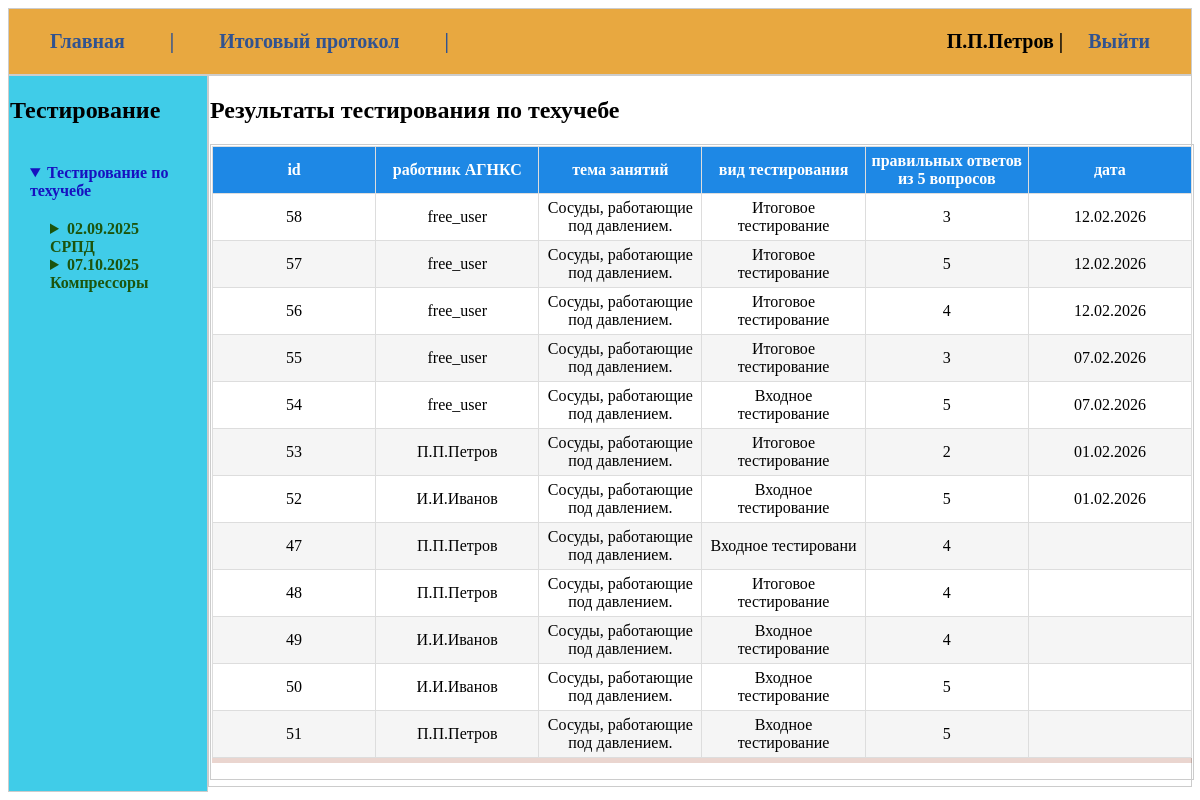
Page /results_all/ (signed in) on the committed database.
### exams/models.py (models this page shows, shortened)
class Result(models.Model):
    user = models.ForeignKey(User, on_delete=models.CASCADE, verbose_name="Пользователь")
    exam = models.ForeignKey(Exam, on_delete=models.CASCADE, verbose_name="Экзамен")
    test_species = models.CharField(
        max_length=200,
        default='Входное тестирование',
        verbose_name="Тип тестирования"
    )
    score = models.PositiveIntegerField(verbose_name="Полученный балл")
    date_taken = models.DateTimeField(auto_now_add=True, verbose_name="Дата прохождения")
    class Meta:
        verbose_name = "Результат"
        verbose_name_plural = "Результаты"
        ordering = ['-date_taken']

class Exam(models.Model):
    title = models.CharField(max_length=200, verbose_name="Название экзамена")
    duration = models.PositiveIntegerField(
        help_text="Продолжительность в минутах",
        verbose_name="Время на прохождение"
    )
    class Meta:
        verbose_name = "Экзамен"
        verbose_name_plural = "Экзамены"
    def __str__(self):
        return self.title

### exams/views.py (the view)
# urls.py: path('results_all/', views.results_all, name='results_all'),
def results_all(request: HttpRequest) -> HttpResponse:
    result_all = Result.objects.select_related('user', 'exam').all() # Оптимизация запроса
    return render(request, 'exams/results_all.html', {'result_all': result_all})

### exams/templates/exams/results_all.html
{% extends 'base.html'%}
{% block content %}
<h2>Результаты тестирования по техучебе</h2>
<div class="item2">
 <table class="table">
            <thead>
                <tr>
                    <th>id</th>
                    <th>работник АГНКС</th>
                    <th>тема занятий</th>
                    <th>вид тестирования</th>
                    <th>правильных ответов из 5 вопросов</th>
                    <th>дата</th>
                </tr>
            </thead>
            <tbody>
                {% for item in result_all %}
            <tr>
                <td>{{ item.id }}</td>
                <td>{{ item.user }}</td>
                <td>{{ item.exam }}</td>
                <td>{{ item.test_species }}</td>
                <td>{{ item.score }}</td>
                <td>{{ item.date_taken|date:'d.m.Y' }}</td>
            </tr>
            {%endfor%}
            </tbody>
 </table>
 </div
{%endblock%}

### templates/base.html
{% load static %}
<!doctype html>
<html lang="en">
<head>
    <link type="text/css" href="{% static 'exams/css/styles.css' %}" rel="stylesheet"/>
</head>
<body>
    <div class="container">
        <div class="container2">
        <div class="item">
            <table>
                <ul >
                    <li><a href="/">Главная</a></li >
                    <li><a>|</a></li>
                    <li><a href="/results_all">Итоговый протокол</a></li >
                    <li><a>|</a></li>
                        {% if user.is_authenticated %}
                    <li style="float: right;">{{ user.username }} | <a href="{% url 'users:logout'%}" >Выйти</a></li>
                    {% else %}
                    <li style="float: right;"><a href="{% url 'users:login'%}">Войти</a> | <a href="#">Регистрация</a></li>
                    {% endif %}
                </ul>
            </table>
        </div>
    </div>
        <div class="container2">
            <div class="item1">
                <h2>Тестирование</h3>
                    {% include 'exams/includes/nav_ds.html' %}
            </div>
        <div class="item2">
            {% block content %}
            {%endblock%}
        </div>
    </div>
    </div>
</body>
</html>

### exams/static/exams/css/styles.css (style rules this page uses)
.container { display: flex; flex-direction: column; margin: 0; }
.container2 { display: flex; flex-direction: column-count; }
.item { width: 100%; padding: 1px; background-color: rgb(232, 168, 64); border: 1px solid #ccc; margin-bottom: 0px; font-size: 20px; font-weight: bold; }
.item1 { width: 20%; padding: 1px; background-color: rgb(64, 204, 232); border: 1px solid #ccc; margin-bottom: 0px; }
.item2 { width: 100%; padding: 1px; border: 1px solid #ccc; margin-bottom: 5px; }
ul { list-style: none; margin: 0; padding: 20px; }
a { fond-size: 40px; padding: 20px; color: hwb(219 18% 43% / 0.985); text-decoration: none; }
li { display: inline; }
.table { border: 1px solid #eee; table-layout: fixed; width: 125%; margin-bottom: 20px; }
.table { width: 100%; box-shadow: 0 5px rgba(152, 47, 17, 0.2); margin-bottom: 20px; border: 1px solid #dddddd; border-collapse: collapse; }
.table th { font-weight: bold; padding: 5px; background-color: #1e88e5; color: #fff; border: 1px solid #dddddd; }
.table td { border: 1px solid #dddddd; padding: 5px; vertical-align: center; text-align: center; }
.table tr:nth-child(even) { background: #f5f5f5 ; }

### rows in the picture
Result: id "58", user "free_user", exam "Сосуды, работающие под давлением.", test_species "Итоговое тестирование", score "3", date_taken "12.02.2026"
Result: id "57", user "free_user", exam "Сосуды, работающие под давлением.", test_species "Итоговое тестирование", score "5", date_taken "12.02.2026"
Result: id "56", user "free_user", exam "Сосуды, работающие под давлением.", test_species "Итоговое тестирование", score "4", date_taken "12.02.2026"
Result: id "55", user "free_user", exam "Сосуды, работающие под давлением.", test_species "Итоговое тестирование", score "3", date_taken "07.02.2026"
Result: id "54", user "free_user", exam "Сосуды, работающие под давлением.", test_species "Входное тестирование", score "5", date_taken "07.02.2026"
Result: id "53", user "П.П.Петров", exam "Сосуды, работающие под давлением.", test_species "Итоговое тестирование", score "2", date_taken "01.02.2026"
Result: id "52", user "И.И.Иванов", exam "Сосуды, работающие под давлением.", test_species "Входное тестирование", score "5", date_taken "01.02.2026"
Result: id "47", user "П.П.Петров", exam "Сосуды, работающие под давлением.", test_species "Входное тестировани", score "4"
Result: id "48", user "П.П.Петров", exam "Сосуды, работающие под давлением.", test_species "Итоговое тестирование", score "4"
Result: id "49", user "И.И.Иванов", exam "Сосуды, работающие под давлением.", test_species "Входное тестирование", score "4"
Result: id "50", user "И.И.Иванов", exam "Сосуды, работающие под давлением.", test_species "Входное тестирование", score "5"
Result: id "51", user "П.П.Петров", exam "Сосуды, работающие под давлением.", test_species "Входное тестирование", score "5"

### other values in the picture
{{ user.username }} "П.П.Петров"
